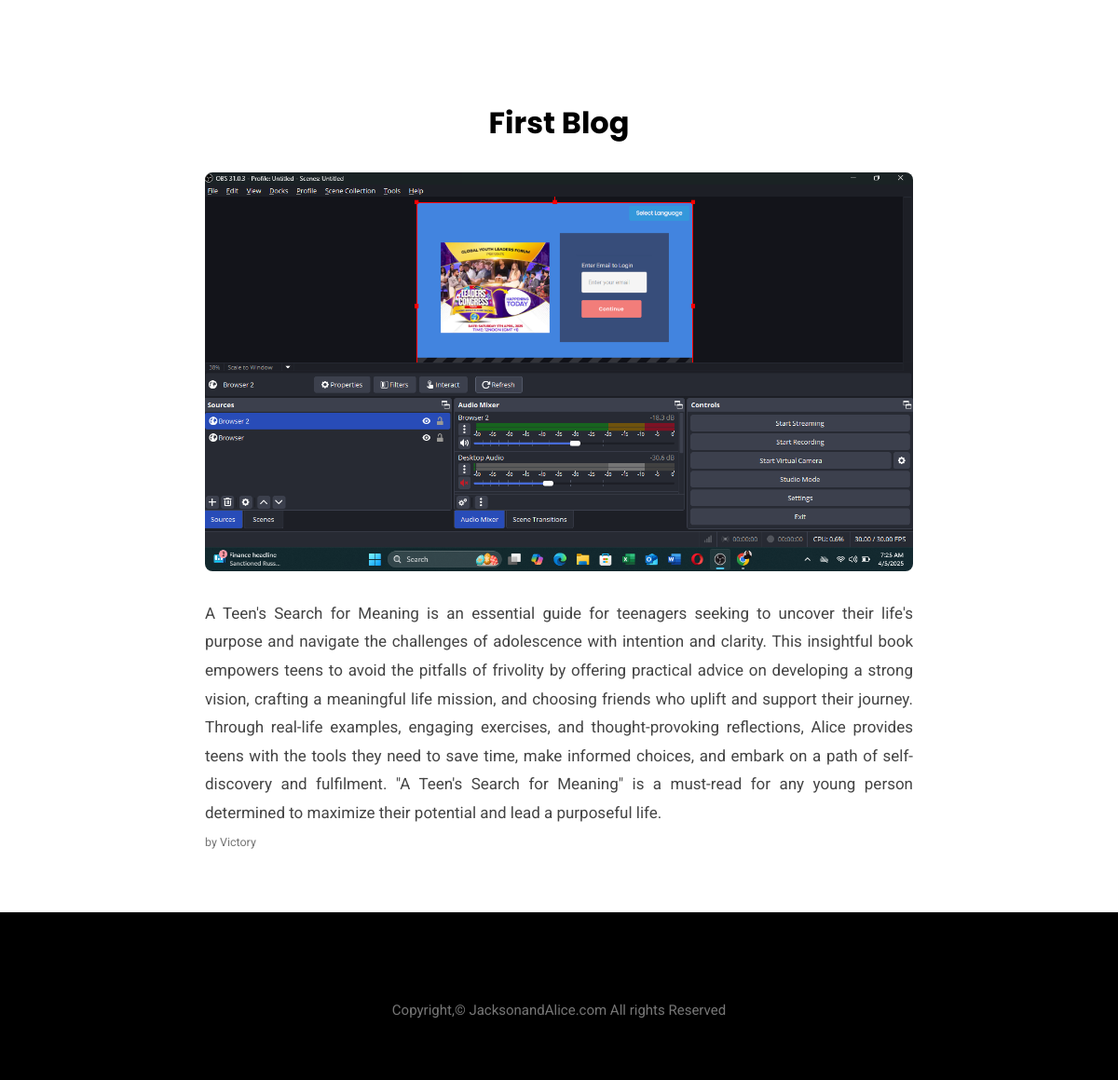
Page /4/ on the committed database.
### myblog/models.py (models this page shows, shortened)
class BlogPost(models.Model):
    title = models.CharField(max_length=200)
    content = models.TextField()
    author = models.CharField(max_length=100)
    created_at = models.DateTimeField(auto_now_add=True)
    updated_at = models.DateTimeField(auto_now=True)
    image = models.ImageField(upload_to='static/img', blank=True, null=True)

### myblog/views.py (the view)
# urls.py: path('<int:pk>/', views.blog_detail, name='blog_detail'),
def blog_detail(request, pk):
    post = get_object_or_404(BlogPost, pk=pk)
    return render(request, 'single.html', {'post': post})

### myblog/templates/single.html (shortened to what this page needs)
<!DOCTYPE html>
<html lang="en">
<head>
{% load static %}
<link rel="stylesheet" type="text/css" href=" {% static 'css/plugins.css' %}" />
<link rel="stylesheet" type="text/css" href="{% static 'css/style.css' %}" />
</head>
<body>
<div class="waxon_tm_all_wrap" data-magic-cursor="show">
<div class="waxon_tm_blog_detail" id="blog_detail">
	<div class="container">
	  <div class="blog_post_wrapper">
		<h2 class="post-title">{{ post.title }}</h2>
		{% if post.image %}
		<div class="post-image">
		  <img src="{{ post.image.url }}" alt="{{ post.title }}">
		</div>
		{% endif %}
		<div class="post-content">
		  <p>{{ post.content|linebreaks }}</p>
		</div>
		<small>by {{ post.author }}</small>
	  </div>
	</div>
  </div>
	<div class="waxon_tm_copyright">
		<div class="container" style="text-align: center;">
			<p>Copyright,&copy; JacksonandAlice.com All rights Reserved</p>
		</div>
	</div>
</div>
</body>
</html>

### static/css/style.css (style rules this page uses)
:root { --main-color: #000; }
html { overflow-x: hidden; padding: 0px; margin: 0px }
body { font-family: "Roboto"; font-size: 15px; line-height: 30px; letter-spacing: 0px; word-wrap: break-word; font-weight: 400; background-color: #fff; color: #767676; }
::placeholder { color: #6f6f6f; }
h1, h2, h3, h4, h5, h6 { font-weight:500; line-height: 1.4; font-family: "Poppins"; color: #000; }
.container { max-width: 1400px; width:100%; margin-left: auto; margin-right: auto; height:auto; padding:0px 40px; position:relative; clear:both; -webkit-box-sizing: border-box; -moz-box-sizing: border-box; box-sizing: border-box; }
.waxon_tm_all_wrap { width: 100%; height: auto; clear: both; float: left; position: relative; overflow: hidden; }
.waxon_tm_all_wrap, .waxon_tm_all_wrap * { -webkit-box-sizing: border-box; -moz-box-sizing: border-box; box-sizing: border-box; }
.waxon_tm_copyright { width: 100%; height: auto; clear: both; float: left; background-color: #000; padding: 90px 0px 60px 0px; }
@media (max-width: 1600px) { .container { max-width: 1120px; } }
.waxon_tm_blog_detail { padding: 60px 0; background: #fff; }
.blog_post_wrapper { max-width: 800px; margin: 0 auto; padding: 0 20px; }
.post-title { font-size: 32px; font-weight: bold; margin-bottom: 30px; text-align: center; padding-top: 50px; }
.post-image img { width: 100%; height: auto; border-radius: 8px; margin-bottom: 30px; }
.post-content { font-size: 17px; color: #444; line-height: 1.8; text-align: justify; }

### rows in the picture
BlogPost: title "First Blog", image (picture), content "A Teen's Search for Meaning is an essential guide for teenagers seeking to uncover their life's purpose and navigate the challenges of adolescence with intention and clarity. This insightful book empowers teens to avoid the pitfalls of frivolity by offering practical advice on developing a strong vision, crafting a meaningful life mission, and choosing friends who uplift and support their journey. Through real-life examples, engaging exercises, and thought-provoking reflections, Alice provides teens with the tools they need to save time, make informed choices, and embark on a path of self-discovery and fulfilment. \"A Teen's Search for Meaning\" is a must-read for any young person determined…", author "Victory"
